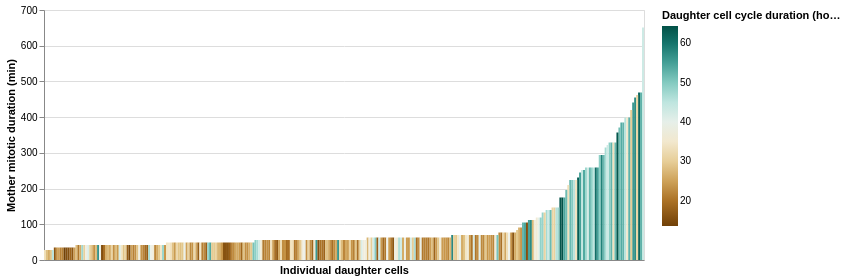

Write notebook code for a chart like this one.
### Code cell
# All data without selection!

daughters = plot_Individual_Daughters(df[df["Mother_Mitotic_duration_mins"] > 0], barwidth = 2, plotwidth = 600, plotheight = 250)
daughters

### Figure 1 — Vega-Lite specification as saved in the notebook (floating-point values rounded to 4 significant figures; data arrays with more than 128 entries replaced by an {"elided": "..."} marker saying what was removed)
{"config": {"view": {"continuousWidth": 300, "continuousHeight": 300}}, "data": {"name": "data-52888265b1984e1b59ba73ea861c8d4c"}, "mark": {"type": "bar", "width": 2}, "encoding": {"color": {"field": "Cell_Cycle_hours", "scale": {"scheme": "brownbluegreen"}, "title": "Daughter cell cycle duration (hours)", "type": "quantitative"}, "x": {"axis": {"labels": false, "ticks": false}, "field": "Unique_Source_ID", "sort": {"field": "Mother_Mitotic_duration_mins", "order": "ascending"}, "title": "Individual daughter cells", "type": "nominal"}, "y": {"field": "Mother_Mitotic_duration_mins", "scale": {"domain": [0, 700]}, "title": "Mother mitotic duration (min)", "type": "quantitative"}}, "height": 250, "width": 600, "$schema": "https://vega.github.io/schema/vega-lite/v5.20.1.json", "datasets": {"data-52888265b1984e1b59ba73ea861c8d4c": {"elided": "305 records"}}}
